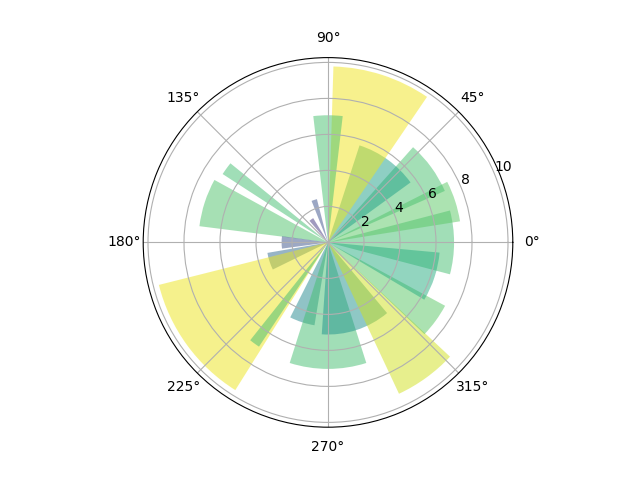

Recreate this plot in Python.
# 引入所需库
import matplotlib.pyplot as plt
import matplotlib
import numpy as np
matplotlib.use('TkAgg')


# 设置随机数种子
np.random.seed(19680801)

# 定义了三个变量N、theta和radii，分别表示柱状图的数量、角度和半径
# N被赋为20，表示要创建20个柱状图
N = 20
theta = np.linspace(0.0, 2 * np.pi, N, endpoint=False)
radii = 10 * np.random.rand(N)
width = np.pi / 4 * np.random.rand(N)
# 根据半径值生成颜色值
colors = plt.cm.viridis(radii / 10.)

# 创建极坐标系
ax = plt.subplot(projection='polar')
# 在极坐标系中创建柱状图
ax.bar(theta, radii, width=width, bottom=0.0, color=colors, alpha=0.5)

plt.show()
